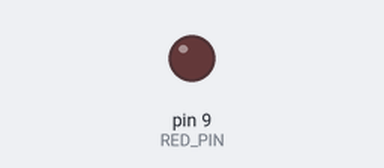
Recording of a sketch running on a simulated Arduino Uno, built with avr-gcc and run on an emulated ATmega328P. Shown: output pins drawn as LEDs (lit = HIGH).

Above: at 0.05 s.
At 3.2 s:
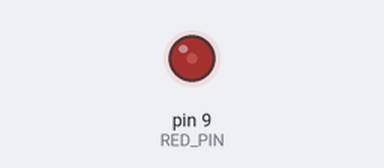
At 6.4 s:
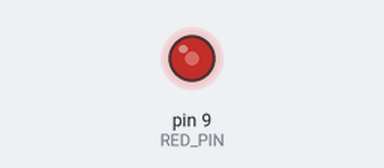
At 12.75 s:
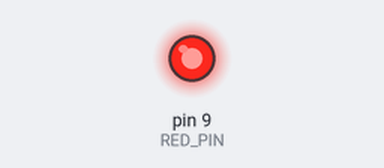
Timing chart, 0 to 16.6 s (numbered marks = the images above):
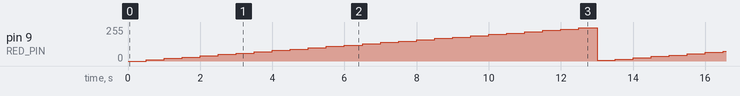

The sketch:

04.analog_write.ino
```cpp
const int RED_PIN = 9;
int brightness = 0;

void setup() {
  pinMode(RED_PIN, OUTPUT);
}

void loop() {
  // Update the brightness of the LED
  analogWrite(RED_PIN, brightness);

  delay(500);

  // Increase brightness (value wraps around after 255)
  brightness = (brightness + 10) % 256;
}
```

Measured:
- by itself, pin 9 (RED_PIN): ramps from 2/255 to 254/255 and jumps back, once every 12.8 s
